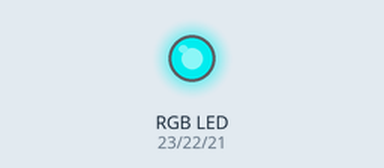
Recording of a sketch running on a simulated ESP32. On the bench: an RGB LED mixed from three pins (HIGH = lit). Dim RGB values are drawn brighter than linear.

Above: at 0.05 s.
At 1.5 s:
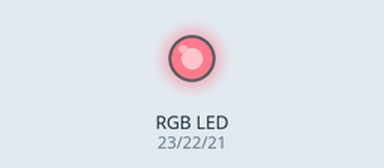
At 3.0 s:
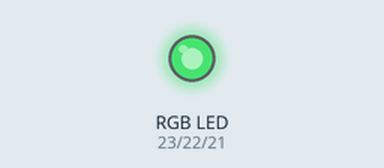
Timing chart, 0 to 6.9 s (numbered marks = the images above):
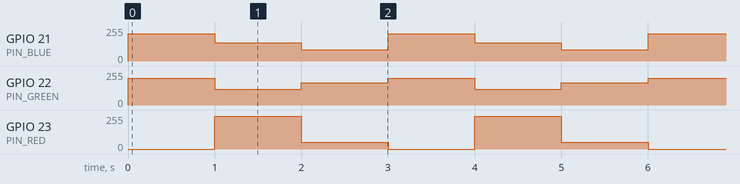

Measured:
- by itself, GPIO 21 (PIN_BLUE): repeats every 3.0 s: 138/255 1.0 s, 83/255 1.0 s, 204/255 1.0 s
- by itself, GPIO 22 (PIN_GREEN): repeats every 3.0 s: 120/255 1.0 s, 168/255 1.0 s, 201/255 1.0 s
- by itself, GPIO 23 (PIN_RED): repeats every 3.0 s: 52/255 1.0 s, 0/255 1.0 s, 247/255 1.0 s

The sketch:

rgbProject.ino
```cpp
/*
 * This ESP32 code is created by esp32io.com
 *
 * This ESP32 code is released in the public domain
 *
 * For more detail (instruction and wiring diagram), visit https://esp32io.com/tutorials/esp32-rgb-led
 */

// stores which pins are being used as a variable
#define PIN_RED    23 // GPIO23
#define PIN_GREEN  22 // GPIO22
#define PIN_BLUE   21 // GPIO21

// gets the pins ready to output energy
void setup() {
  pinMode(PIN_RED,   OUTPUT);
  pinMode(PIN_GREEN, OUTPUT);
  pinMode(PIN_BLUE,  OUTPUT);
}

// loop cycles through three colours changing every seconds
// each pin corresponds to a different wire on the led and when the voltage is changed the brightness of that colour is changed
void loop() {
  // color code #00C9CC (R = 0,   G = 201, B = 204)
  analogWrite(PIN_RED,   0);
  analogWrite(PIN_GREEN, 201);
  analogWrite(PIN_BLUE,  204);

  delay(1000); // keep the color 1 second

  // color code #F7788A (R = 247, G = 120, B = 138)
  analogWrite(PIN_RED,   247);
  analogWrite(PIN_GREEN, 120);
  analogWrite(PIN_BLUE,  138);

  delay(1000); // keep the color 1 second

  // color code #34A853 (R = 52,  G = 168, B = 83)
  analogWrite(PIN_RED,   52);
  analogWrite(PIN_GREEN, 168);
  analogWrite(PIN_BLUE,  83);

  delay(1000); // keep the color 1 second
}
```
